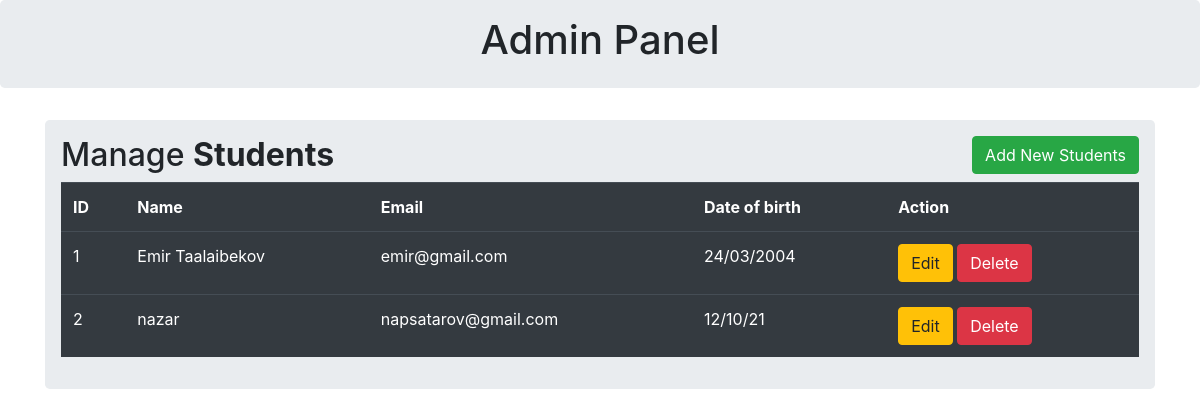
/index, run on the app's committed database.
### schoolapp/models.py (models this page shows, shortened)
class User(db.Model, UserMixin):
    id = db.Column(db.Integer, primary_key=True)
    email = db.Column(db.String(120), unique=True, nullable=False)
    password = db.Column(db.String(60), nullable=True, default="password")
    full_name = db.Column(db.String(100), unique=False, nullable=False)
    date_of_birth = db.Column(db.String(20), nullable=False)
    phone_number = db.Column(db.String(30), nullable=True)
    tuition_fee = db.Column(db.String(20), nullable=True)
    additional_info = db.Column(db.Text, nullable=True)
    gender = db.Column(db.String(20))
    grade = db.Column(db.Integer, nullable=False)
    address = db.Column(db.String(100), nullable=False)
    active = db.Column(db.Integer, nullable=True, default=1)
    image_file = db.Column(db.String(20), nullable=False, default='default.jpg')

### schoolapp/routes.py (the view)
@app.route('/index')
def index():
    users = User.query.all()
    return render_template("index.html", users=users)

### schoolapp/templates/index.html (shortened to what this page needs)
{% extends 'base.html' %}
{% block body %}
<div class="container">
    <div class="row">
        <div class="col md-12">
            <div class="jumbotron p-3">
                <h2>Manage <b>Students </b>  <button type="button"  class="btn btn-success float-right"
                data-toggle="modal" data-target="#mymodal">Add New Students</button> </h2>
                <table class="table table-hover table-dark">
                    <tr>
                        <th>ID</th>
                        <th>Name</th>
                        <th>Email</th>
                        <th>Date of birth</th>
                        <th>Action</th>
                    </tr>
                   {% for row in users %}
                    <tr>
                        <td>{{row.id}}</td>
                        <td>{{row.full_name}}</td>
                        <td>{{row.email}}</td>
                        <td>{{row.date_of_birth}}</td>
                        <td>
                            <a href="/update/{{row.id}}" class="btn btn-warning btn-xs" data-toggle="modal" data-target="#modaledit{{row.id}}">Edit</a>
                            <a href="/delete/{{row.id}}" class="btn btn-danger btn-xs" onclick="return confirm('Are You Sure To Delete ?')">Delete</a>
                        </td>
                    </tr>
                    {% endfor %}
                </table>
            </div>
        </div>
    </div>
</div>
{% endblock %}

### data on the page
User: id "1", full_name "Emir Taalaibekov", email "emir@gmail.com", date_of_birth "24/03/2004"
User: id "2", full_name "nazar", email "napsatarov@gmail.com", date_of_birth "12/10/21"
